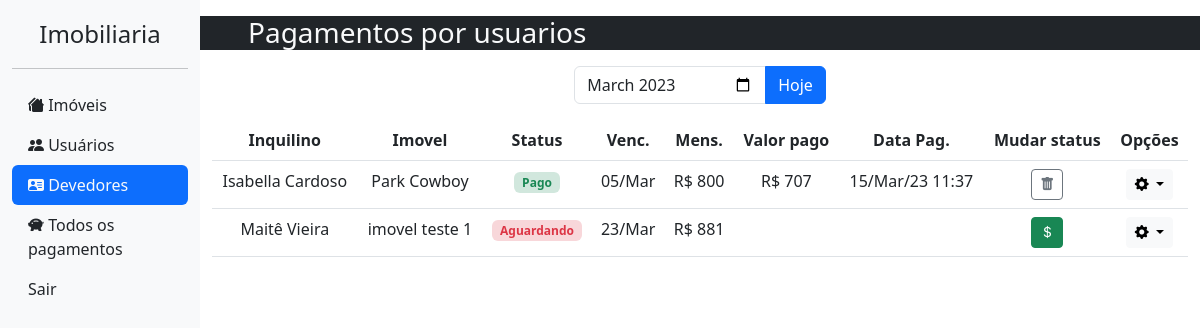
The page /pagamento/listar-pagamentos-por-usuarios/ (signed in) on the database its author committed.
### usuario/models.py (models this page shows, shortened)
class Perfil(models.Model):
    cpf = models.CharField(max_length=14, null=True)
    nome_completo = models.CharField(max_length=50, null=True, verbose_name="Nome completo")
    data_nascimento = models.DateField(max_length=10, null=True, blank=True, verbose_name="Data de nascimento")
    telefone = models.CharField(max_length=16, null=True, verbose_name="Telefone para contato")
    data_entrada_imovel = models.DateField(auto_now_add=True, editable=True, verbose_name="Data de entrada no imovel")
    usuario = models.OneToOneField(User, blank=True, on_delete=models.CASCADE)
    imovel = models.OneToOneField(Imovel, null=True, blank=True, on_delete=models.SET_NULL)

### imobiliaria/models.py (models this page shows, shortened)
class Imovel(models.Model):
    nome = models.CharField(max_length=50, blank=True, verbose_name='Nome do imóvel / vila / condominio')
    cep = models.CharField(max_length=9, blank=True, verbose_name= 'CEP')
    endereco = models.CharField(max_length=100, blank=True, verbose_name= 'Endereço')
    numero = models.CharField(max_length=100, blank=True, verbose_name= 'Numero')
    bairro = models.CharField(max_length=100, blank=True, verbose_name= 'Bairro')
    cidade = models.CharField(max_length=100, blank=True, verbose_name= 'Cidade')
    uf = models.CharField(max_length=2, blank=True, verbose_name= 'UF')
    mensalidade = models.IntegerField(blank=True, verbose_name='Mensalidade R$', validators=[MaxValueValidator(999999), MinValueValidator(0)])
    vencimento = models.IntegerField(default=5, verbose_name="Dia do vencimento da mensalidade", validators=[MaxValueValidator(29), MinValueValidator(1)])
    disponibilidade = models.BooleanField(default=True, verbose_name="Disponibilidade")

### pagamento/models.py (models this page shows, shortened)
class Pagamento(models.Model):
    perfil = models.ForeignKey(Perfil, null=True, on_delete=models.CASCADE, verbose_name="Usuario pagador")
    status = models.CharField(choices=STATUS_CHOICES, default="A", max_length=20,  verbose_name="Status do pagamento")
    valor_pago = models.IntegerField(null = True, verbose_name="Valor pago", validators=[MaxValueValidator(999999), MinValueValidator(0)])
    data = models.DateTimeField(null=True, blank=True, verbose_name="Data do pagamento")

### pagamento/views.py (the view)
# urls.py: path('listar-pagamentos-por-usuarios/', listarPagamentosPorUsuarios, name="listar-pagamentos-por-usuarios"),
@login_required
@staff_member_required
def listarPagamentosPorUsuarios(request, dataParam=None):
    context = {}
    pagamentos = Pagamento.objects.all().order_by('-status', '-data')
    perfis = Perfil.objects.all().order_by('imovel')
    data_atual = datetime.now()
    if request.method == 'GET' or dataParam:
        data = None
        if request.GET.get('data'):
            data = (request.GET.get('data')).split('-')
        elif dataParam:
            data = dataParam.split('-')
        if data:
            mes_vigente = datetime(year=int(data[0]), month=int(data[1]), day=1)
            data_atual = mes_vigente
    perfil_com_pagamento = []
    for perfil in perfis:
        encontrado = False
        if not perfil.imovel:
            continue
        for pagamento in pagamentos:
            encontrado = False
            if pagamento.perfil == perfil and pagamento.data.month == data_atual.month and pagamento.data.year == data_atual.year:
                perfil_com_pagamento.append(
                    {"id":perfil.id,
                    "nomeperfil":perfil.nome_completo,
                    "nomeimovel":perfil.imovel.nome,
                    "pagamento":pagamento.status,
                    "pagamentoid":pagamento.id,
                    "vencimento":perfil.imovel.vencimento,
                    "mensalidade": f'R$ {perfil.imovel.mensalidade}',
                    "pagamentoefetuado": f'R$ {pagamento.valor_pago}',
                    "data":pagamento.data})
                encontrado = True
                break
        if not encontrado:
            perfil_com_pagamento.append(
                {"id":perfil.id,
                "nomeperfil":perfil.nome_completo,
                "nomeimovel":perfil.imovel.nome,
                "pagamento":"Não efetuado",
                "vencimento":perfil.imovel.vencimento,
                "mensalidade": f'R$ {perfil.imovel.mensalidade}',
                "pagamentoefetuado":"",
                "data":"--/--/--"})
    perfil_com_pagamento.sort(key=_ordenar_lista)
    context['data_atual'] = data_atual
    context['perfilComPagamento'] = perfil_com_pagamento
    return render(request, 'views/listar-pagamentos.html', context)

### pagamento/views.py (called while the page is built)
def _ordenar_lista(lista):
    return lista["vencimento"]

### pagamento/templates/views/listar-pagamentos.html (shortened to what this page needs)
{% extends 'base.html' %}
{% block content %}
{% load static %}
<div class="row d-sm-none d-lg-block bg-dark text-light mb-3">
    <h3 class="ps-5">Pagamentos por usuarios</h3>
</div>
<div class="row">
    <div class="col-12 d-flex justify-content-center mb-3">
        <form method="GET" autocomplete="off">
            <div class="input-group">
                <input id="id_data" type="month" class="form-control" name="data" value="{{data_atual|date:'Y-m'}}" onchange="this.form.submit()">
                <a class="btn btn-primary" href="{% url 'listar-pagamentos-por-usuarios' %}">Hoje</a>
            </div>
        </form>
    </div>
</div>
<div class="table-responsive-xxl">
    <table class="table table-hover text-center">
        <thead>
            <tr>
                <th scope="col">Inquilino</th>
                <th scope="col">Imovel</th>
                <th scope="col">Status</th>
                <th scope="col">Venc.</th>
                <th scope="col">Mens.</th>
                <th scope="col">Valor pago</th>
                <th scope="col">Data Pag.</th>
                <th scope="col">Mudar status</th>
                <th scope="col">Opções</th>
            </tr>
        </thead>
        <tbody>
            {% for perfil in perfilComPagamento %}
            <tr>
                <td>{{perfil.nomeperfil}}</td>
                <td>
                    {% if perfil.nomeimovel == "Sem imovel" %}
                        <span class="badge bg-danger-subtle text-danger">{{perfil.nomeimovel}}</span>
                    {% else %}
                        {{perfil.nomeimovel}}
                    {% endif %}
                </td>
                <td>
                    {% if perfil.pagamento == "P" %}
                    <span class="badge bg-success-subtle text-success">Pago</span>
                    {% elif perfil.pagamento == "A" %}
                    <span class="badge bg-warning-subtle text-dark">Em análise</span>
                    {% else %}
                    <span class="badge bg-danger-subtle text-danger">Aguardando</span>
                    {% endif %}
                </td>
                <td>
                    {% if perfil.vencimento > 9 %}
                        {{ perfil.vencimento }}/{{data_atual|date:"M"}}
                    {% else %}
                        0{{perfil.vencimento}}/{{data_atual|date:"M"}}
                    {% endif %}
                </td>
                <td>{{perfil.mensalidade}}</td>
                <td>{{perfil.pagamentoefetuado}}</td>
                <td>{{perfil.data|date:"d/M/y H:i"}}</td>
                <td>
                    {% if perfil.pagamento == "P" %}
                    <a onclick="deletar_rapido('{{perfil.pagamentoid}}')" class="btn btn-outline-secondary btn-sm"><i class="bi bi-trash-fill"></i></a>
                    {% else %}
                    <a onclick="pagamento_rapido('{{perfil.id}}')" class="btn btn-success btn-sm"><i class="bi bi-currency-dollar"></i></a>
                    {% endif %}
                </td>
                <td>
                    <div class="dropdown">
                        <button type="button" class="btn btn-sm btn-light dropdown-toggle" data-bs-toggle="dropdown">
                            <i class="bi bi-gear-fill"></i>
                        </button>
                    </div>
                </td>
            </tr>
            {% endfor %}
        </tbody>
    </table>
</div>
{% endblock %}

### core/static/css/login.css (style rules this page uses)
html, body { height: 100%; margin: 0; }

### core/static/css/mobile.css (style rules this page uses)
.table-responsive-xxl { min-height: 20em; }

### rows shown on the page
Perfil: nomeperfil "Isabella Cardoso"
Imovel: nomeimovel "Park Cowboy"
Pagamento: data "15/Mar/23 11:37"
Perfil: nomeperfil "Maitê Vieira"
Imovel: nomeimovel "imovel teste 1"

### other values the page prints
{{ perfil.vencimento }} "5"
{{ perfil.mensalidade }} "R$ 800" "R$ 881"
{{ perfil.pagamentoefetuado }} "R$ 707"
{{ perfil.vencimento }} "23"
